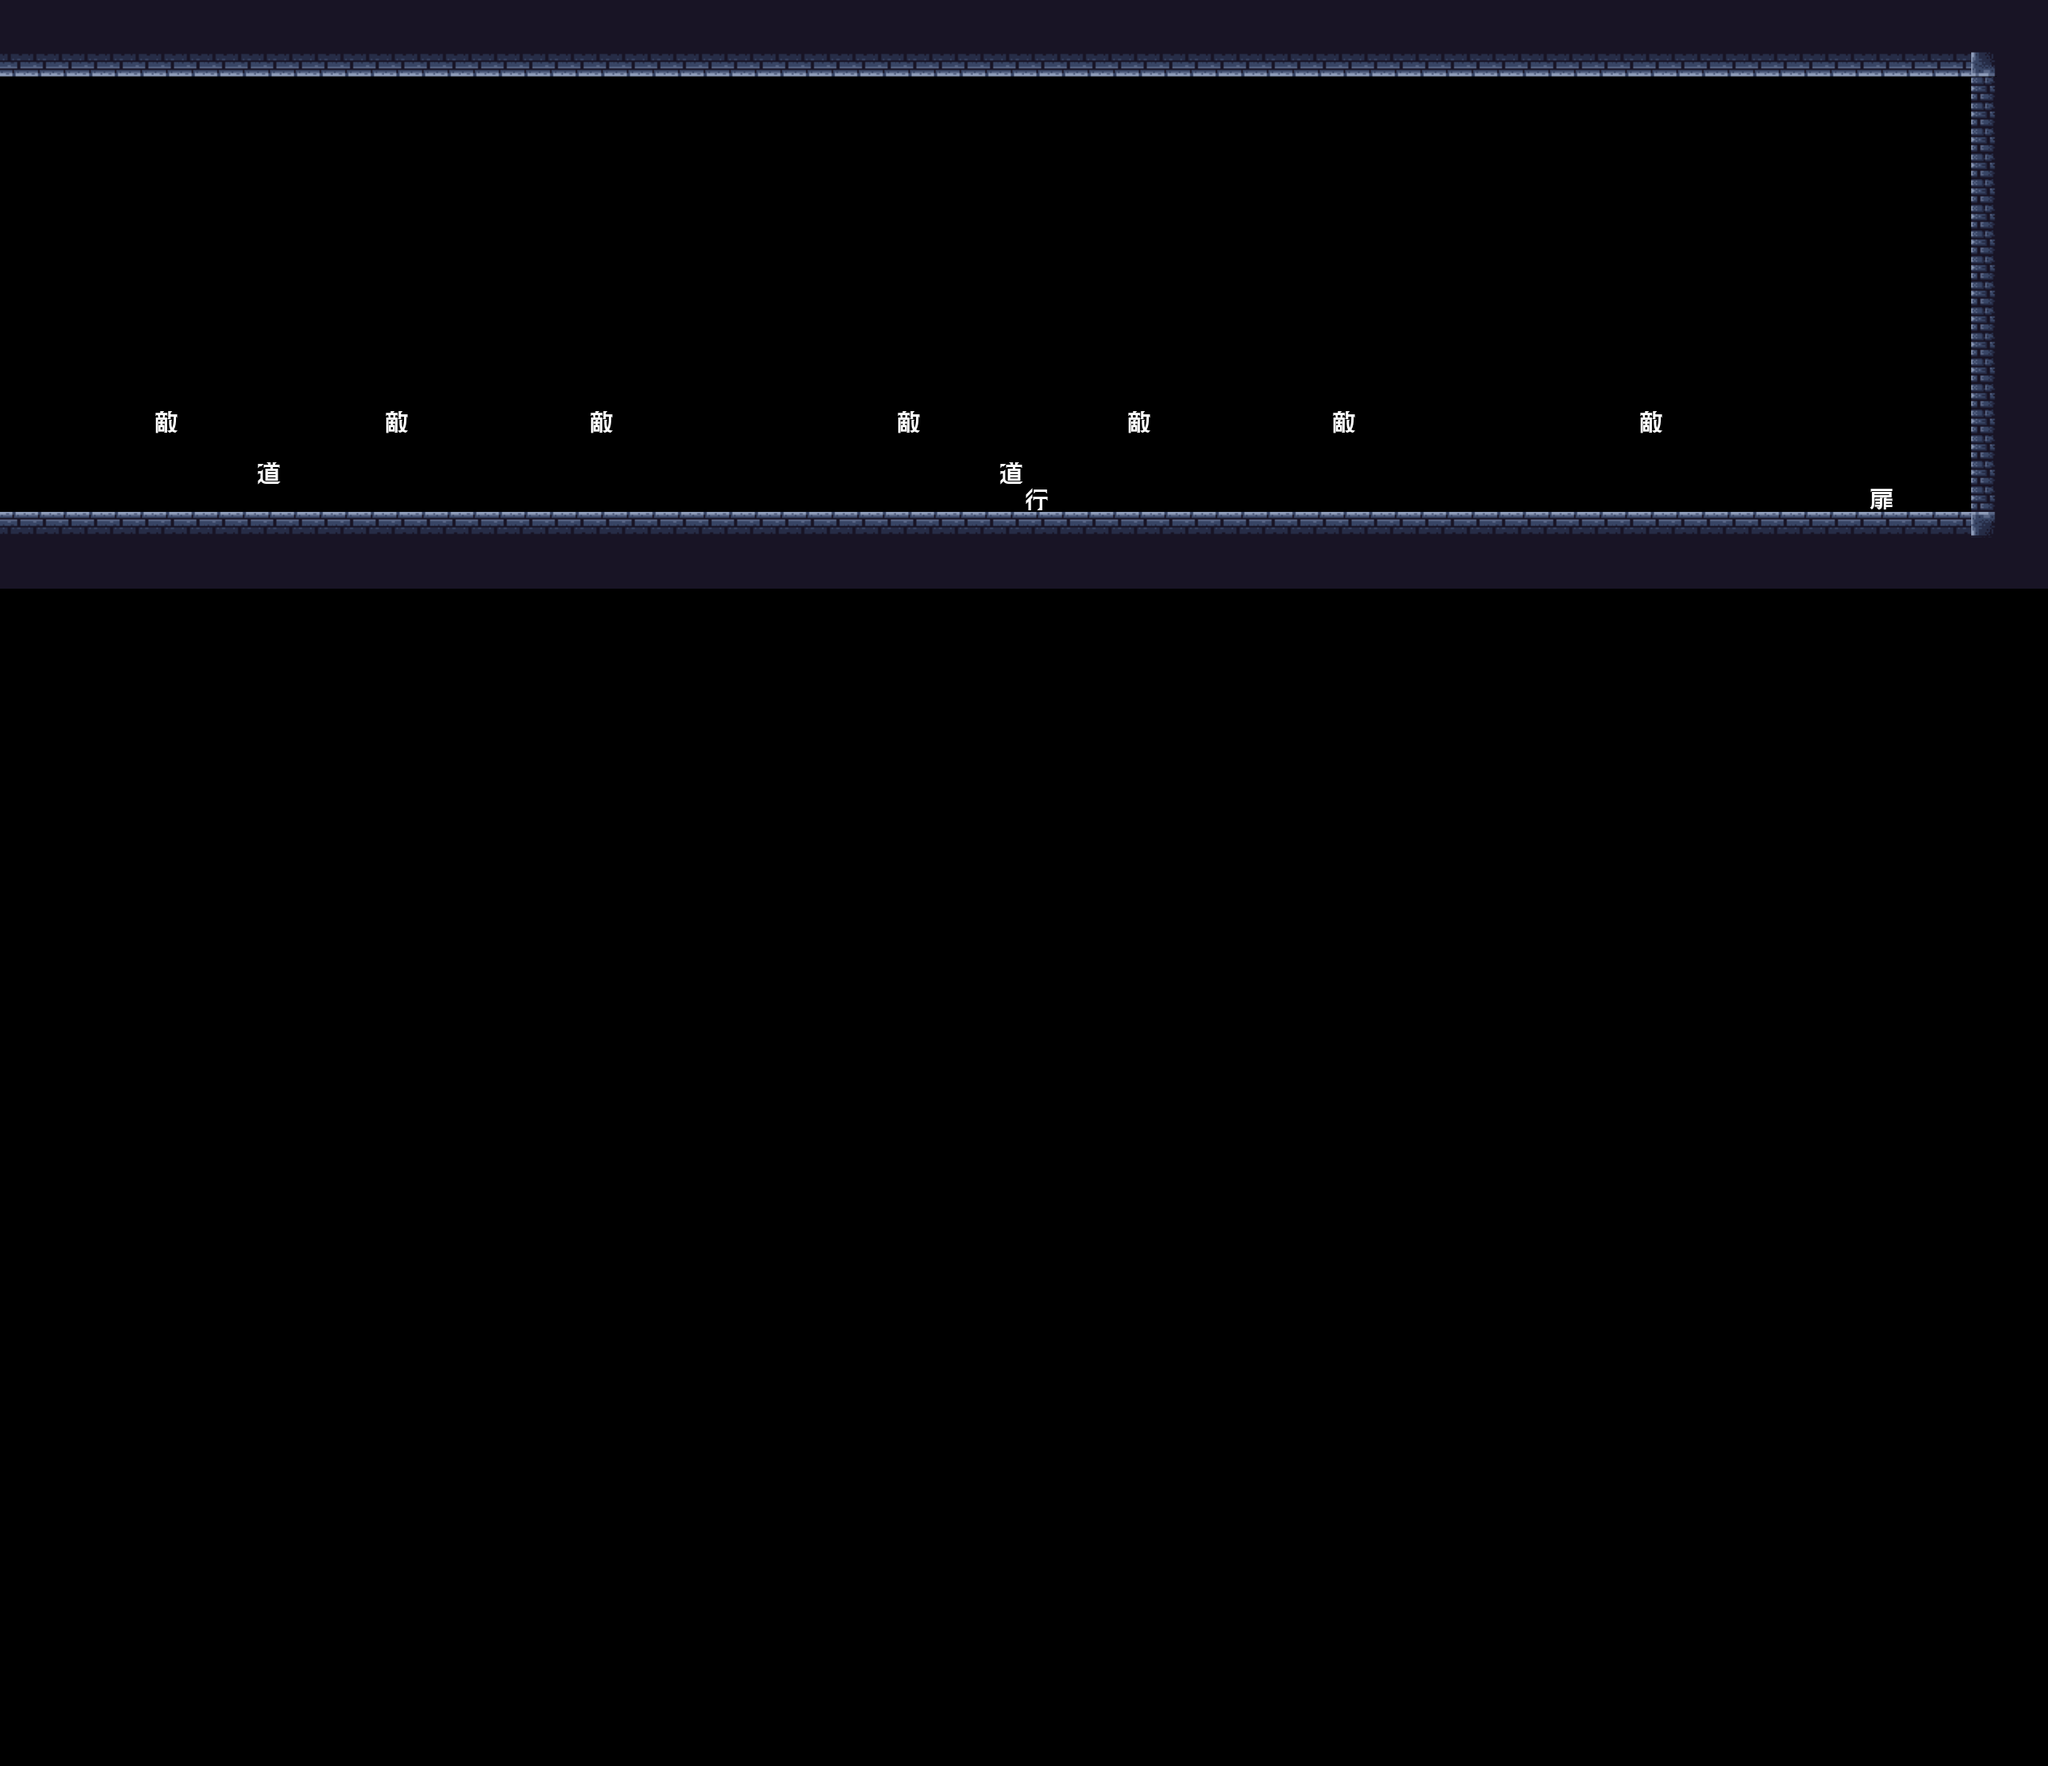

This is a level from a 2D game, rendered from its Tiled map with the project's own tilesets. A one-line summary and the map file follow, with tile-layer data summarised:
An orthogonal 80x69 tile map with 32x32 px tiles, 1 tile layer (タイルレイヤー1).

<map version="1.10" tiledversion="1.11.2" orientation="orthogonal" renderorder="right-down" width="80" height="69" tilewidth="32" tileheight="32" infinite="0" nextlayerid="2" nextobjectid="1">
 <editorsettings>
  <export target="../../Resource/CSV/StageChipUG.csv" format="csv" />
 </editorsettings>
 <tileset firstgid="1" source="GroundChipsDungeon.tsx" />
 <layer id="1" name="タイルレイヤー1" width="80" height="69">
  <data>[5520 cells, 542 non-empty, 10 distinct tile ids]</data>
 </layer>
</map>
